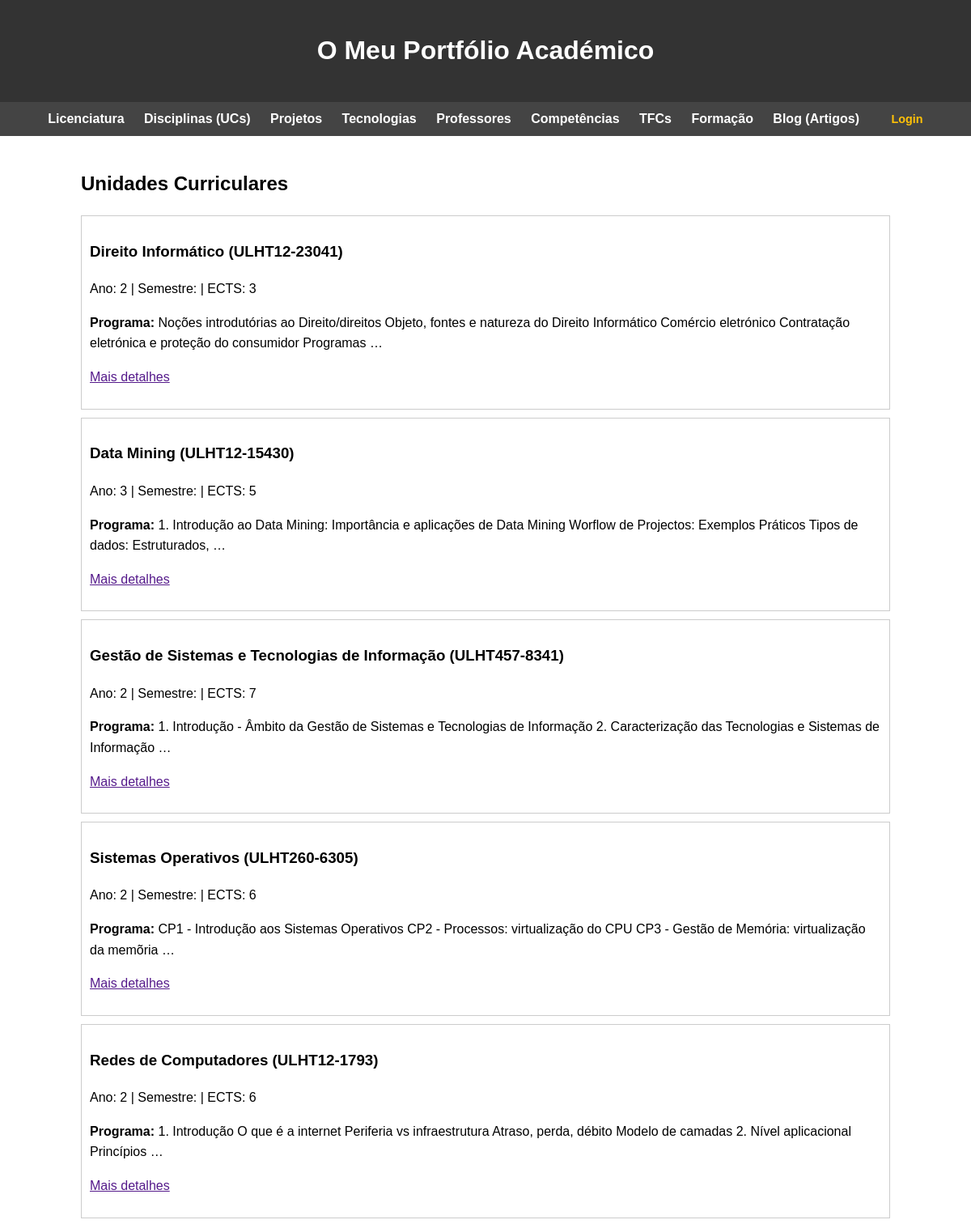
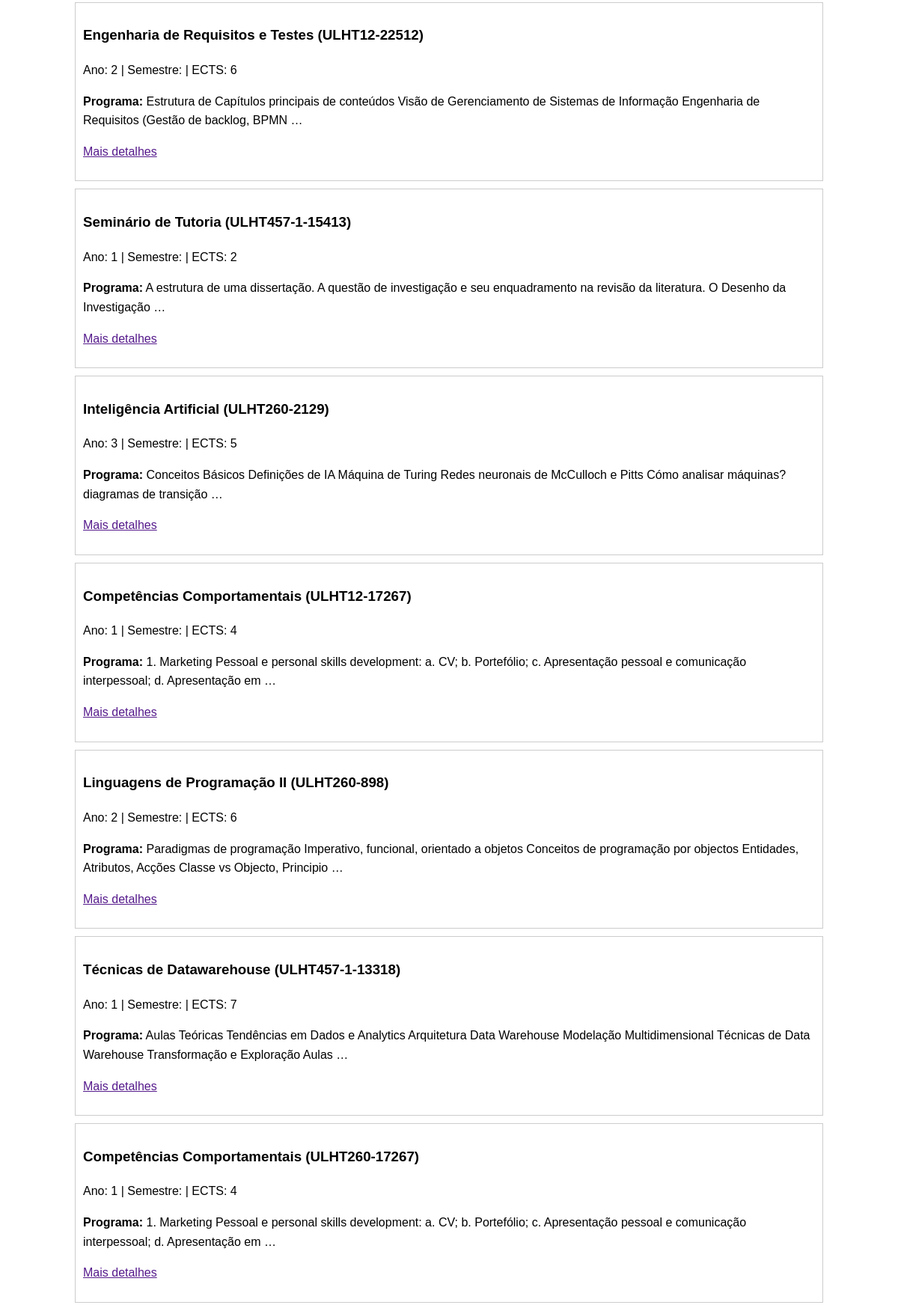
/portfolio/ucs/ (upper part), run on the app's committed database (2 pictures, top to bottom).
### portfolio/models.py (models this page shows, shortened)
class UC(models.Model):
    course_code = models.IntegerField()
    codigo_legivel = models.CharField(max_length=30, unique=True)
    nome = models.CharField(max_length=150)
    semestre = models.CharField(max_length=30, blank=True)
    ano = models.IntegerField(null=True, blank=True)
    creditos = models.IntegerField()
    descricao = models.TextField(blank=True)
    programa = models.TextField(blank=True)
    avaliacao = models.TextField(blank=True)
    obrigatorio = models.BooleanField(default=True)
    lingua = models.CharField(max_length=10, blank=True)
    imagem = models.ImageField(null=True, blank=True)
    URL = models.URLField(blank=True)

### portfolio/views.py (the view)
# urls.py: path('ucs/', views.ucs_view, name='ucs'),
def ucs_view(request):
    return render(request, 'portfolio/ucs.html', {
        'ucs': UC.objects.all()
    })

### portfolio/templates/portfolio/ucs.html
{% extends "portfolio/base.html" %}
{% block content %}
<h2>Unidades Curriculares</h2>
<section>
    {% for uc in ucs %}
    <article style="border: 1px solid #ccc; padding: 10px; margin-bottom: 10px;">
        <h3>{{ uc.nome }} ({{ uc.codigo_legivel }})</h3>
        <p>Ano: {{ uc.ano }} | Semestre: {{ uc.semestre }} | ECTS: {{ uc.creditos }}</p>
        <p><strong>Programa:</strong> {{ uc.programa|truncatewords:20 }}</p>
        <p><a href="{{ uc.URL }}" target="_blank">Mais detalhes</a></p>
    </article>
    {% endfor %}
</section>
{% endblock %}

### portfolio/templates/portfolio/base.html (style rules this page uses)
body { font-family: Arial, sans-serif; line-height: 1.6; margin: 0; padding: 0; display: flex; flex-direction: column; min-height: 100vh; }

### data on the page
UC: nome "Direito Informático", codigo_legivel "ULHT12-23041", ano "2", creditos "3", programa "Noções introdutórias ao Direito/direitos Objeto, fontes e natureza do Direito Informático Comércio eletrónico Contratação eletrónica e proteção do consumidor Programas …"
UC: nome "Data Mining", codigo_legivel "ULHT12-15430", ano "3", creditos "5", programa "1. Introdução ao Data Mining: Importância e aplicações de Data Mining Worflow de Projectos: Exemplos Práticos Tipos de dados: Estruturados, …"
UC: nome "Gestão de Sistemas e Tecnologias de Informação", codigo_legivel "ULHT457-8341", ano "2", creditos "7", programa "1. Introdução - Âmbito da Gestão de Sistemas e Tecnologias de Informação 2. Caracterização das Tecnologias e Sistemas de Informação …"
UC: nome "Sistemas Operativos", codigo_legivel "ULHT260-6305", ano "2", creditos "6", programa "CP1 - Introdução aos Sistemas Operativos CP2 - Processos: virtualização do CPU CP3 - Gestão de Memória: virtualização da memõria …"
UC: nome "Redes de Computadores", codigo_legivel "ULHT12-1793", ano "2", creditos "6", programa "1. Introdução O que é a internet Periferia vs infraestrutura Atraso, perda, débito Modelo de camadas 2. Nível aplicacional Princípios …"
UC: nome "Engenharia de Requisitos e Testes", codigo_legivel "ULHT12-22512", ano "2", creditos "6", programa "Estrutura de Capítulos principais de conteúdos Visão de Gerenciamento de Sistemas de Informação Engenharia de Requisitos (Gestão de backlog, BPMN …"
UC: nome "Seminário de Tutoria", codigo_legivel "ULHT457-1-15413", ano "1", creditos "2", programa "A estrutura de uma dissertação. A questão de investigação e seu enquadramento na revisão da literatura. O Desenho da Investigação …"
UC: nome "Inteligência Artificial", codigo_legivel "ULHT260-2129", ano "3", creditos "5", programa "Conceitos Básicos Definições de IA Máquina de Turing Redes neuronais de McCulloch e Pitts Cómo analisar máquinas? diagramas de transição …"
UC: nome "Competências Comportamentais", codigo_legivel "ULHT12-17267", ano "1", creditos "4", programa "1. Marketing Pessoal e personal skills development: a. CV; b. Portefólio; c. Apresentação pessoal e comunicação interpessoal; d. Apresentação em …"
UC: nome "Linguagens de Programação II", codigo_legivel "ULHT260-898", ano "2", creditos "6", programa "Paradigmas de programação Imperativo, funcional, orientado a objetos Conceitos de programação por objectos Entidades, Atributos, Acções Classe vs Objecto, Principio …"
UC: nome "Técnicas de Datawarehouse", codigo_legivel "ULHT457-1-13318", ano "1", creditos "7", programa "Aulas Teóricas Tendências em Dados e Analytics Arquitetura Data Warehouse Modelação Multidimensional Técnicas de Data Warehouse Transformação e Exploração Aulas …"
UC: nome "Competências Comportamentais", codigo_legivel "ULHT260-17267", ano "1", creditos "4", programa "1. Marketing Pessoal e personal skills development: a. CV; b. Portefólio; c. Apresentação pessoal e comunicação interpessoal; d. Apresentação em …"
